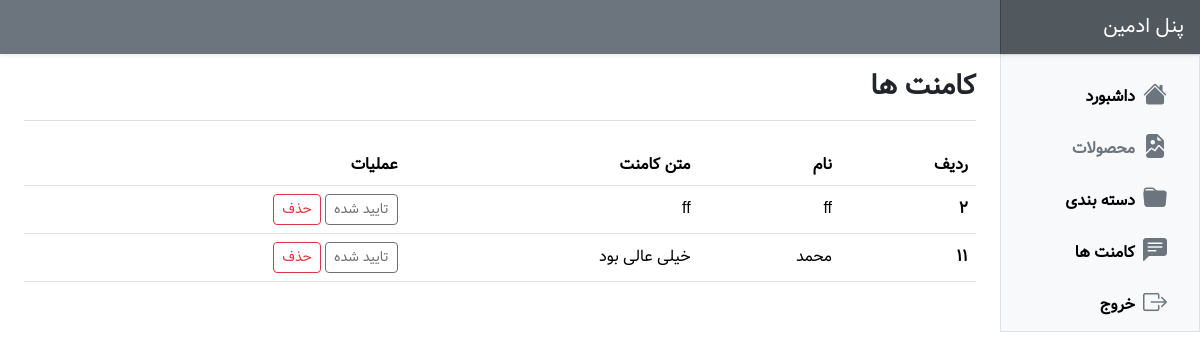
The page /panel/pages/comments/index.php (signed in) on the database its author committed.
### tables this page shows
CREATE TABLE `comments` (
  `id` int(11) NOT NULL,
  `name` varchar(255) NOT NULL,
  `comment` text NOT NULL,
  `post_id` int(11) NOT NULL,
  `status` tinyint(4) NOT NULL DEFAULT 0
);

### panel/pages/comments/index.php (the view, shortened to what this page needs)
<?php
include "../../../include/db.php";
if(!isset($_SESSION['email'])) {
        header("Location:../../pages/auth/login.php?err_msg=در ابتدا باید وارد سیستم شوید");
        exit();
}
else{
    $comments=$db->query("SELECT * FROM  comments ");
}
?>
<!DOCTYPE html>
<html dir="rtl" lang="fa">
    <head>
        <link
            rel="stylesheet"
            href="https://cdn.jsdelivr.net/npm/bootstrap-icons@1.10.5/font/bootstrap-icons.css"
        />
        <link
            href="https://cdn.jsdelivr.net/npm/bootstrap@5.3.1/dist/css/bootstrap.min.css"
            rel="stylesheet"
        />
        <link rel="stylesheet" href="../../assets/css/style.css" />
    </head>
    <body>
        <header
            class="navbar sticky-top bg-secondary flex-md-nowrap p-0 shadow-sm"
        >
            <a
                class="navbar-brand col-md-3 col-lg-2 me-0 px-3 fs-5 text-white"
                href="index.html"
                >پنل ادمین</a
            >
        </header>
        <div class="container-fluid">
            <div class="row">
                <div
                    class="sidebar border border-right col-md-3 col-lg-2 p-0 bg-body-tertiary"
                >
                    <div
                        class="offcanvas-md offcanvas-end bg-body-tertiary"
                        tabindex="-1"
                        id="sidebarMenu"
                    >
                        <div
                            class="offcanvas-body d-md-flex flex-column p-0 pt-lg-3 overflow-y-auto"
                        >
                        <ul class="nav flex-column pe-3">
                                <li class="nav-item">
                                    <a
                                        class="nav-link link-body-emphasis text-decoration-none d-flex align-items-center gap-2"
                                        href="../../index.php"
                                    >
                                        <i
                                            class="bi bi-house-fill fs-4 text-secondary"
                                        ></i>
                                        <span class="fw-bold">داشبورد</span>
                                    </a>
                                </li>
                                <li class="nav-item">
                                    <a
                                        class="nav-link link-body-emphasis text-decoration-none d-flex align-items-center gap-2 text-secondary"
                                        href="../posts/index.php"
                                    >
                                        <i
                                            class="bi bi-file-earmark-image-fill fs-4 text-secondary"
                                        ></i>
                                        <span class="fw-bold">محصولات</span>
                                    </a>
                                </li>
                                <li class="nav-item">
                                    <a
                                        class="nav-link link-body-emphasis text-decoration-none d-flex align-items-center gap-2"
                                        href="../categories/index.php"
                                    >
                                        <i
                                            class="bi bi-folder-fill fs-4 text-secondary"
                                        ></i>
                                        <span class="fw-bold">دسته بندی</span>
                                    </a>
                                </li>
                                <li class="nav-item">
                                    <a
                                        class="nav-link link-body-emphasis text-decoration-none d-flex align-items-center gap-2"
                                        href="../comments/index.php"
                                    >
                                        <i
                                            class="bi bi-chat-left-text-fill fs-4 text-secondary"
                                        ></i>
                                        <span class="fw-bold">کامنت ها</span>
                                    </a>
                                </li>
                                <li class="nav-item">
                                    <a
                                        class="nav-link link-body-emphasis text-decoration-none d-flex align-items-center gap-2"
                                        href="../auth/logout.php"
                                    >
                                        <i
                                            class="bi bi-box-arrow-right fs-4 text-secondary"
                                        ></i>
                                        <span class="fw-bold">خروج</span>
                                    </a>
                                </li>
                            </ul>
                       </div>
                    </div>
                </div>
                <main class="col-md-9 ms-sm-auto col-lg-10 px-md-4">
                    <div
                        class="d-flex justify-content-between flex-wrap flex-md-nowrap align-items-center pt-3 pb-2 mb-3 border-bottom"
                    >
                        <h1 class="fs-3 fw-bold">کامنت ها</h1>
                    </div>
                    <div class="mt-4">
                        <div class="table-responsive small">
                            <table class="table table-hover align-middle">
                                <thead>
                                    <tr>
                                        <th>ردیف</th>
                                        <th>نام</th>
                                        <th>متن کامنت</th>
                                        <th>عملیات</th>
                                    </tr>
                                </thead>
                                <tbody>
                                <?php foreach($comments as $comment) : ?>
                                    <tr>
                                        <th><?php echo $comment['id'] ?></th>
                                        <td><?php echo $comment['name'] ?></td>
                                        <td>
                                        <?php echo $comment['comment'] ?>
                                        </td>
                                        <td>
                                            <?php if($comment['status']) : ?>
                                                <button class="btn btn-sm btn-outline-dark disabled">
                                                    تایید شده
                                                </button>
                                            <?php endif ?>
                                            <a
                                                href="index.php?action=delete&id=<?php echo  $comment['id'] ?>"
                                                class="btn btn-sm btn-outline-danger"
                                                >حذف</a
                                            >
                                        </td>
                                    </tr>
                                    <?php endforeach ?>
                                </tbody>
                            </table>
                        </div>
                    </div>
                </main>
            </div>
        </div>
    </body>
</html>

### panel/assets/css/style.css (style rules this page uses)
body { font-family: "Vazir", sans-serif; }
.navbar-brand { padding-top: 0.75rem; padding-bottom: 0.75rem; background-color: rgba(0, 0, 0, 0.25); box-shadow: inset 1px 0 0 rgba(0, 0, 0, 0.25); }
td, th { font-size: 1rem; }

### rows shown on the page
comments: id "2", name "ff", comment "ff", status "تایید شده"
comments: id "11", name "محمد", comment "خیلی عالی بود", status "تایید شده"
